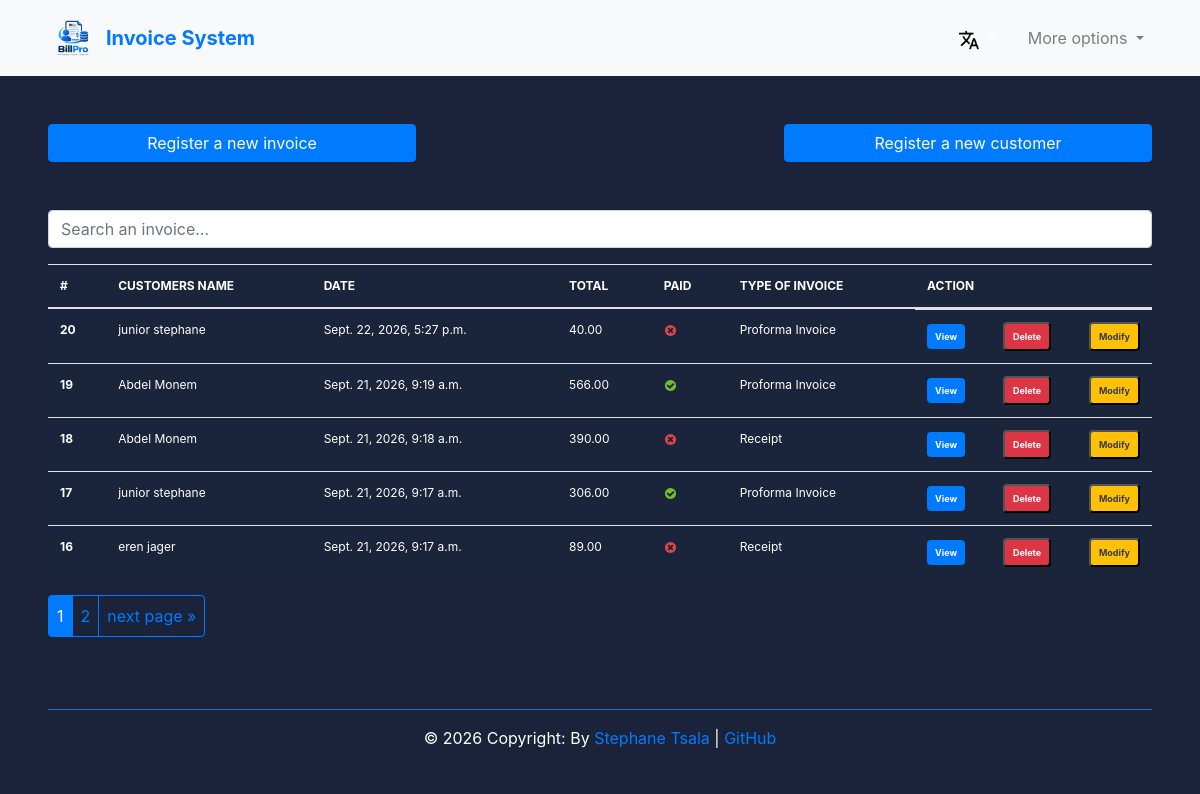
The page /en/ (signed in) on the database as committed earlier.
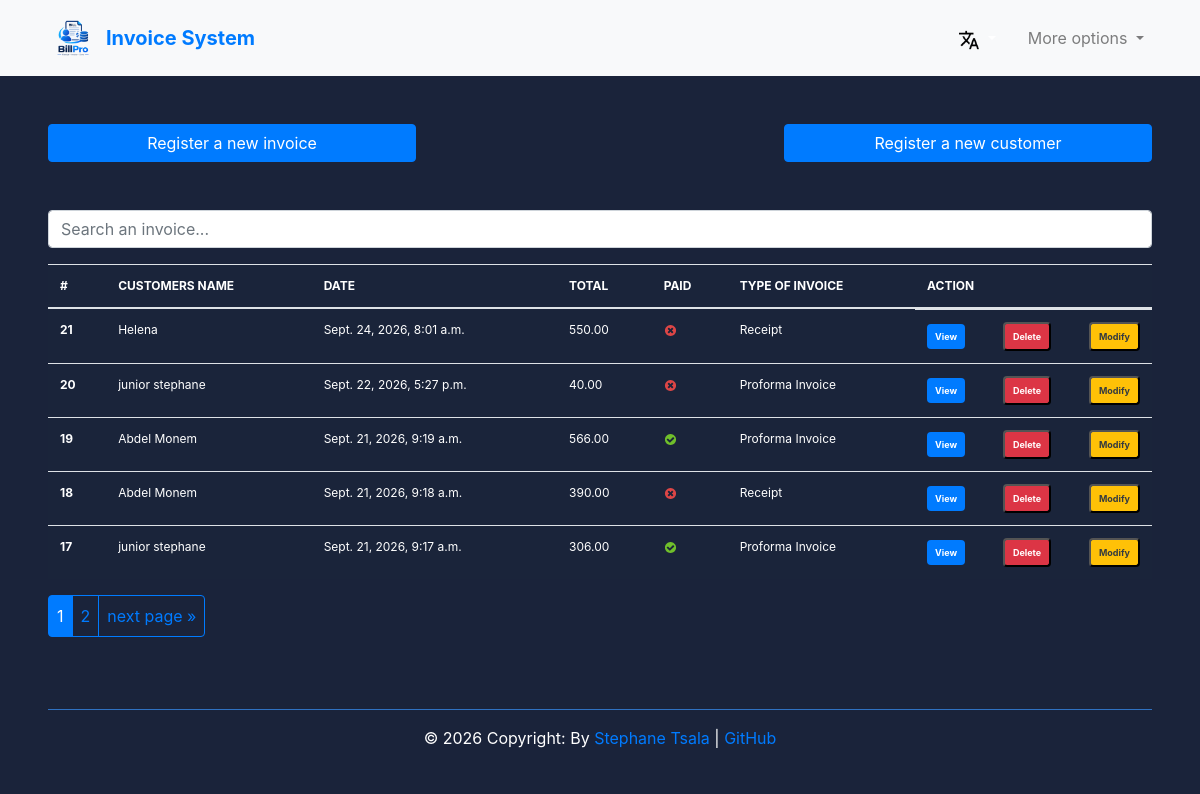
The same page on the database as committed later.
### Invoice_app/models.py (models this page shows, shortened)
class Invoice(models.Model):
    INVOICE_TYPES = [("R", _("Receipt")), ("I", _("Invoice")), ("P", _("Proforma Invoice"))]
    customer = models.ForeignKey(Customer, on_delete=models.PROTECT)
    save_by = models.ForeignKey(User, on_delete=models.PROTECT)
    invoice_date = models.DateTimeField(auto_now_add=True, null=False, blank=False)
    amount = models.DecimalField(max_digits=10, decimal_places=2)
    last_updated = models.DateTimeField(null=True, blank=True)
    paid = models.BooleanField(default=False)
    invoice_type = models.CharField(
        max_length=1, choices=INVOICE_TYPES, null=False, blank=False
    )
    comments = models.TextField(null=True, blank=True)
    class Meta:
        verbose_name = "Invoice"
        verbose_name_plural = "Invoices"
    @property
    def get_total_amount(self):
        total_amount = sum(product.get_total_price for product in self.products_set.all())
        return total_amount
    def get_invoice_type_display(self):
        return dict(self.INVOICE_TYPES).get(self.invoice_type, _("Unknown"))

class Customer(models.Model):
    SEX_TYPES = [("M", _("Male")), ("F", _("Female"))]
    name = models.CharField(max_length=150, null=False, blank=False)
    email = models.EmailField(unique=True, null=False, blank=False)
    phone_number = models.CharField(max_length=20, unique=True, null=False, blank=False)
    address = models.CharField(max_length=100, null=False, blank=False)
    sex = models.CharField(max_length=1, choices=SEX_TYPES, null=False, blank=False)
    age = models.CharField(max_length=10, null=False, blank=False)
    city = models.CharField(max_length=50, null=False, blank=False)
    zip_code = models.CharField(max_length=20)
    created_at = models.DateTimeField(auto_now_add=True)
    save_by = models.ForeignKey(User, on_delete=models.PROTECT)
    class Meta:
        verbose_name = "Customer"
        verbose_name_plural = "Customers"

class Products(models.Model):
    invoice = models.ForeignKey(Invoice, on_delete=models.CASCADE, related_name="products_set")
    name = models.CharField(max_length=100, null=False, blank=False)
    quantity = models.PositiveIntegerField(null=False, blank=False)
    unit_price = models.DecimalField(max_digits=10, decimal_places=2, null=False, blank=False)
    total_price = models.DecimalField(max_digits=10, decimal_places=2, null=False, blank=False)
    class Meta:
        verbose_name = "Product"
        verbose_name_plural = "Products"
    @property
    def get_total_price(self):
        return self.quantity * self.unit_price

### Invoice_app/views.py (the view, shortened to what this page needs)
# urls.py: path('', views.HomeView.as_view(), name='home'),
class HomeView(LoginRequiredSuperuserMixin, View):
    template_name = "index.html"
    """
    select_related is used to optimize database queries by fetching related objects in a single query, reducing the number of database hits.
    In this case, it fetches the related 'customer' object for each invoice, which can improve performance when displaying invoice data along with customer information.
    """
    invoices = (
        Invoice.objects.select_related("customer", "save_by")
        .all()
        .order_by("-invoice_date")
    )  # display the recent invoices saved
    context = {"invoices": invoices}
    def get(self, request, *args, **kwargs):
        items = pagination(request, self.invoices)  # Paginate the invoices
        self.context["invoices"] = items  # Update the context with paginated invoices
        return render(request, self.template_name, self.context)

### Invoice_app/decorator.py (called while the page is built)
    def test_func(self):
        return self.request.user.is_superuser

### Invoice_app/utils.py (called while the page is built)
def pagination(request, invoices):
    default_page = 1
    page = request.GET.get("page", default_page)
    items_per_page = 5  # Number of invoices to display per page
    paginator = Paginator(
        invoices, items_per_page
    )  # Show items_per_page invoices per page
    try:
        items_page = paginator.page(page)
    except PageNotAnInteger:
        items_page = paginator.page(default_page)
    except EmptyPage:
        items_page = paginator.page(paginator.num_pages)
    return items_page  # Return the paginated invoices for rendering in the template

### templates/index.html (shortened to what this page needs)
{% extends 'base.html' %}
{% load i18n %}
{% load static %}
{% block content %}
<br>
<div class="row justify-content-between display-flex ml-5 mr-5">
    <a href="{% url 'add_invoice' %}" class="btn col-md-4 btn-primary">
        {% trans 'Register a new invoice' %}
    </a>
    <a href="{% url 'add_customer' %}" class="btn col-md-4 btn-primary">
        {% trans 'Register a new customer' %}
    </a>
</div>
<br> <br>
<div class="form-group ml-5 mr-5">
    <input id="search" class="form-control" type="text" placeholder="{% trans 'Search an invoice...' %}">
</div>
<div class="ml-5 mr-5">
    <table class="table table-striped-columns">
        <thead>
            <tr>
                <th scope="col">#</th>
                <th scope="col">{% trans 'CUSTOMERS NAME' %}</th>
                <th scope="col">{% trans 'DATE' %}</th>
                <th scope="col">{% trans 'TOTAL' %}</th>
                <th scope="col">{% trans 'PAID' %}</th>
                <th scope="col">{% trans 'TYPE OF INVOICE' %}</th>
                <th scope="col">{% trans 'ACTION' %}</th>
            </tr>
        </thead>
        <tbody id="myTable">
            {% if invoices %}
            {% for facture in invoices %}
            <tr>
                <th scope="row">{{ facture.pk }}</th>
                <td>{{facture.customer.name}}</td>
                <td>{{facture.invoice_date}}</td>
                <td>{{ facture.get_total_amount }}</td>
                <td>
                    {% if facture.paid %}
                    <img src="{% static 'images/icon-yes.svg' %}" alt="True">
                    {% else %}
                    <img src="{% static 'images/icon-no.svg' %}" alt="False">
                    {% endif %}
                </td>
                <td>{{facture.get_invoice_type_display }}</td>
                <td class="d-flex justify-content-between align-items-center gap-2">
                    <a href="{% url 'view_invoice' pk=facture.pk %}" title="{% trans 'Detail' %}"
                        class="badge text-white bg-primary p-2">{% trans 'View' %}</a>
                    <button id="btn-invoice-sup" type="button" data-toggle="modal" data-target="#supprimer"
                        class="badge text-white bg-danger p-2" title="{% trans 'Delete' %}" data-id="{{facture.pk}}"
                        data-customer="{{facture.customer.name}}">{% trans 'Delete' %}
                    </button>
                    <button id="btn-invoice-mod" type="button" data-toggle="modal" title="{% trans 'Modify' %}"
                        data-target="#modifier" data-id="{{facture.pk}}" data-customer=""
                        class="badge text-dark bg-warning p-2"> {% trans 'Modify' %}
                    </button>
                </td>
            </tr>
            {% endfor %}
            {% else %}
            <p class="text-center text-white">{% trans 'No invoice found.' %}</p>
            {% endif %}
        </tbody>
    </table>
    {% if invoices.has_other_pages %}
    <div class="btn-group" role="group" aria-label="{% trans 'Item pagination' %}">
        {% for page_number in invoices.paginator.page_range %}
        {% if invoices.number == page_number %}
        <button class="btn btn-outline-primary p-2 active">
            <span>{{page_number}}<span class="sr-only">({% trans 'current' %})</span></span>
        </button>
        {% else %}
        <a href="?page={{ page_number }}" class="btn btn-outline-primary p-2">{{ page_number }}</a>
        {% endif %}
        {% endfor %}
        {% if invoices.has_next %}
        <a href="?page={{ invoices.next_page_number }}" class="btn btn-outline-primary p-2">{% trans 'next page' %} &raquo;</a>
        {% endif %}
    </div>
    {% endif %}
</div>
<br><br>
{% endblock %}

Rows that differ between the two databases and show on the page:
no longer on this page (row unchanged): Invoice: pk "16", customer.name "eren jager", invoice_date "Sept. 21, 2026, 9:17 a.m.", get_total_amount "89.00", paid False (drawn), invoice_type "Receipt"
added Invoice: pk "21", customer.name "Helena", invoice_date "Sept. 24, 2026, 8:01 a.m.", get_total_amount "550.00", paid False (drawn), invoice_type "Receipt"
